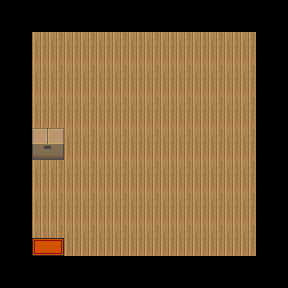

This game map was drawn from its Tiled (.tmx) file and the tilesets committed beside it. A one-line description and the full map source follow:
An orthogonal 9x9 tile map with 32x32 px tiles, 4 tile layers (Tile Layer 1, Tile Layer 2, Doors, Over Player), 2 hidden layers not drawn, 2 tilesets and 2 objects (Entry, Exit).

<map version="1.0" orientation="orthogonal" renderorder="left-down" width="9" height="9" tilewidth="32" tileheight="32" nextobjectid="3">
 <properties>
  <property name="id" type="int" value="101" />
  <property name="name" value="Test Room 2" />
 </properties>
 <tileset firstgid="1" name="tileset2" tilewidth="32" tileheight="32" tilecount="459" columns="17">
  <image source="tileset2.png" width="544" height="864" />
 </tileset>
 <tileset firstgid="460" name="meta" tilewidth="32" tileheight="32" spacing="1" tilecount="3" columns="3">
  <image source="metaTile.png" width="98" height="32" />
  <tile id="0">
   <properties>
    <property name="collidable" type="bool" value="true" />
   </properties>
  </tile>
  <tile id="1">
   <properties>
    <property name="hideSpot" type="bool" value="true" />
   </properties>
  </tile>
 </tileset>
 <layer name="Tile Layer 1" width="9" height="9">
  <data encoding="csv">
0,0,0,0,0,0,0,0,0,
0,1,1,1,1,1,1,1,0,
0,1,1,1,1,1,1,1,0,
0,1,1,1,1,1,1,1,0,
0,1,1,1,1,1,1,1,0,
0,1,1,1,1,1,1,1,0,
0,1,1,1,1,1,1,1,0,
0,1,1,1,1,1,1,1,0,
0,0,0,0,0,0,0,0,0
</data>
 </layer>
 <layer name="Tile Layer 2" width="9" height="9">
  <data encoding="csv">
0,0,0,0,0,0,0,0,0,
0,0,0,0,0,0,0,0,0,
0,0,0,0,0,0,0,0,0,
0,0,0,0,0,0,0,0,0,
0,256,0,0,0,0,0,0,0,
0,0,0,0,0,0,0,0,0,
0,0,0,0,0,0,0,0,0,
0,0,0,0,0,0,0,0,0,
0,0,0,0,0,0,0,0,0
</data>
 </layer>
 <layer name="Doors" width="9" height="9">
  <data encoding="csv">
0,0,0,0,0,0,0,0,0,
0,0,0,0,0,0,0,0,0,
0,0,0,0,0,0,0,0,0,
0,0,0,0,0,0,0,0,0,
0,0,0,0,0,0,0,0,0,
0,0,0,0,0,0,0,0,0,
0,0,0,0,0,0,0,0,0,
0,8,0,0,0,0,0,0,0,
0,0,0,0,0,0,0,0,0
</data>
 </layer>
 <layer name="Over Player" width="9" height="9">
  <data encoding="csv">
0,0,0,0,0,0,0,0,0,
0,0,0,0,0,0,0,0,0,
0,0,0,0,0,0,0,0,0,
0,0,0,0,0,0,0,0,0,
0,0,0,0,0,0,0,0,0,
0,0,0,0,0,0,0,0,0,
0,0,0,0,0,0,0,0,0,
0,0,0,0,0,0,0,0,0,
0,0,0,0,0,0,0,0,0
</data>
 </layer>
 <layer name="HidingSpot" width="9" height="9" visible="0">
  <data encoding="csv">
0,0,0,0,0,0,0,0,0,
0,0,0,0,0,0,0,0,0,
0,0,0,0,0,0,0,0,0,
0,0,0,0,0,0,0,0,0,
0,461,0,0,0,0,0,0,0,
0,0,0,0,0,0,0,0,0,
0,0,0,0,0,0,0,0,0,
0,0,0,0,0,0,0,0,0,
0,0,0,0,0,0,0,0,0
</data>
 </layer>
 <layer name="Collision" width="9" height="9" visible="0">
  <data encoding="csv">
2684355020,2684355020,2684355020,2684355020,2684355020,2684355020,2684355020,2684355020,2684355020,
2684355020,0,0,0,0,0,0,0,2684355020,
2684355020,0,0,0,0,0,0,0,2684355020,
2684355020,0,0,0,0,0,0,0,2684355020,
2684355020,460,0,0,0,0,0,0,2684355020,
2684355020,0,0,0,0,0,0,0,2684355020,
2684355020,0,0,0,0,0,0,0,2684355020,
2684355020,0,0,0,0,0,0,0,2684355020,
2684355020,2684355020,2684355020,2684355020,2684355020,2684355020,2684355020,2684355020,2684355020
</data>
 </layer>
 <objectgroup name="Transition">
  <object id="1" name="fromTestRoom1" type="Entry" x="32" y="224" width="32" height="32">
   <properties>
    <property name="connectedRoomId" type="int" value="100" />
    <property name="direction" value="NORTH" />
   </properties>
  </object>
  <object id="2" name="toTestRoom1" type="Exit" x="32" y="256" width="32" height="32">
   <properties>
    <property name="connectedRoomId" type="int" value="100" />
    <property name="direction" value="SOUTH" />
   </properties>
  </object>
 </objectgroup>
</map>
